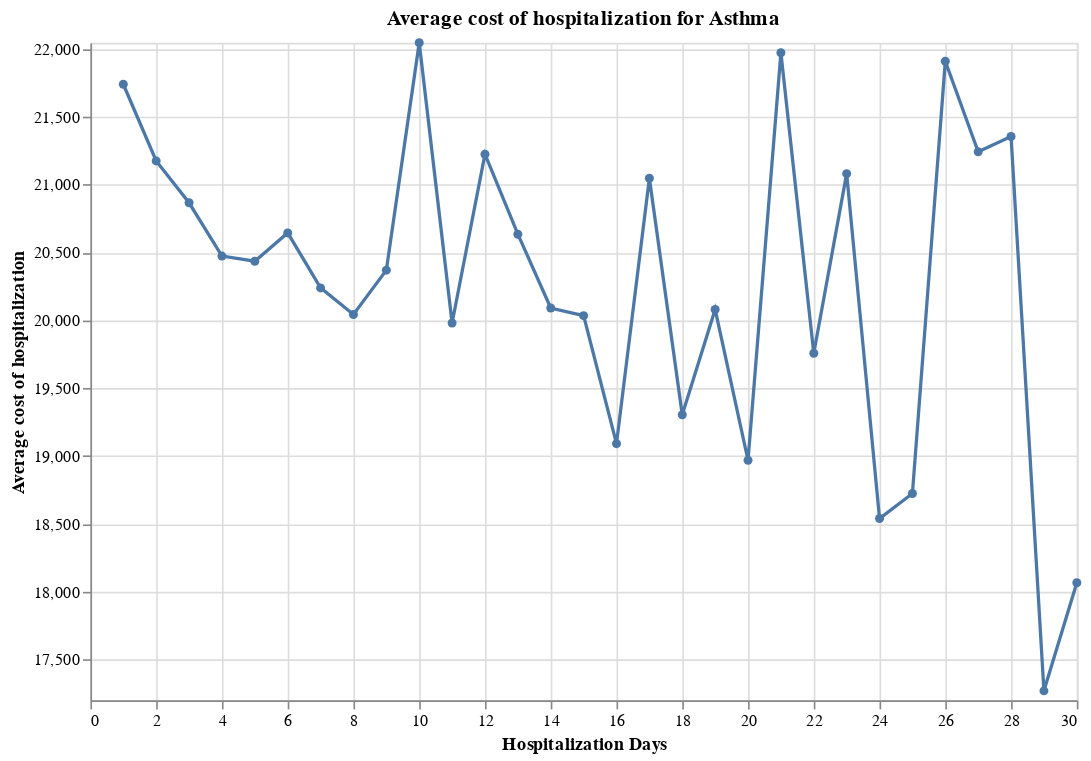

The notebook cell saved with this chart:
### Code cell
#Calcular el gasto promedio por estancia hospitalaria

total_billing_amount = int(df_asthma['Billing Amount'].sum())

# Calculamos el promedio de los valores en la columna "Billing Insurance" para los registros con "Asthma"
average_billing_amount = int(df_asthma['Billing Amount'].mean())

#Calculamos el tiempo de estancia promedio de un paciente con Asma

average_hospitalization_days_asthma = df_asthma['Hospitalization Days'].mean()

# Crea la gráfica lineal con Altair

# Agrupa por número de días de hospitalización y calcula el costo promedio
average_cost_by_days_asthma = df_asthma.groupby('Hospitalization Days')['Billing Amount'].mean().reset_index()

# Definir el valor mínimo de costo para mostrar en la gráfica, por ejemplo, $500
min_cost = 17200

# Filtrar los datos para asegurarse de incluir solo los valores a partir de la cifra deseada
filtered_data = average_cost_by_days_asthma[average_cost_by_days_asthma['Billing Amount'] >= min_cost]

# Crear la gráfica lineal con Altair con un eje Y que comienza desde el costo mínimo especificado
chart = alt.Chart(filtered_data).mark_line(point=True).encode(
    x=alt.X('Hospitalization Days', title='Hospitalization Days'),
    y=alt.Y('Billing Amount', title='Average cost of hospitalization', scale=alt.Scale(domain=(min_cost, filtered_data['Billing Amount'].max()))),
    tooltip=['Hospitalization Days', 'Billing Amount']
).properties(
    title=f'Average cost of hospitalization for Asthma',
    width=600,
    height=400
)

print(f'Average days of hospitalization for patients with Asthma: {average_hospitalization_days_asthma:.2f} days')
print(f'Average cost of hospitalization for asthma: {average_billing_amount}')

chart

### Figure 1 — Vega-Lite specification as saved in the notebook (floating-point values rounded to 4 significant figures)
{"config": {"view": {"continuousWidth": 400, "continuousHeight": 300}}, "data": {"name": "data-6a4de0a9f9e1fc8392372665e3e7d097"}, "mark": {"type": "line", "point": true}, "encoding": {"tooltip": [{"field": "Hospitalization Days", "type": "quantitative"}, {"field": "Billing Amount", "type": "quantitative"}], "x": {"field": "Hospitalization Days", "title": "Hospitalization Days", "type": "quantitative"}, "y": {"field": "Billing Amount", "scale": {"domain": [17200, 22050.0]}, "title": "Average cost of hospitalization", "type": "quantitative"}}, "height": 400, "title": "Average cost of hospitalization for Asthma", "width": 600, "$schema": "https://vega.github.io/schema/vega-lite/v4.17.0.json", "datasets": {"data-6a4de0a9f9e1fc8392372665e3e7d097": [{"Hospitalization Days": 1, "Billing Amount": 21740.0}, {"Hospitalization Days": 2, "Billing Amount": 21170.0}, {"Hospitalization Days": 3, "Billing Amount": 20870.0}, {"Hospitalization Days": 4, "Billing Amount": 20470.0}, {"Hospitalization Days": 5, "Billing Amount": 20440.0}, {"Hospitalization Days": 6, "Billing Amount": 20640.0}, {"Hospitalization Days": 7, "Billing Amount": 20240.0}, {"Hospitalization Days": 8, "Billing Amount": 20040.0}, {"Hospitalization Days": 9, "Billing Amount": 20370.0}, {"Hospitalization Days": 10, "Billing Amount": 22050.0}, {"Hospitalization Days": 11, "Billing Amount": 19980.0}, {"Hospitalization Days": 12, "Billing Amount": 21220.0}, {"Hospitalization Days": 13, "Billing Amount": 20630.0}, {"Hospitalization Days": 14, "Billing Amount": 20090.0}, {"Hospitalization Days": 15, "Billing Amount": 20030.0}, {"Hospitalization Days": 16, "Billing Amount": 19090.0}, {"Hospitalization Days": 17, "Billing Amount": 21050.0}, {"Hospitalization Days": 18, "Billing Amount": 19300.0}, {"Hospitalization Days": 19, "Billing Amount": 20080.0}, {"Hospitalization Days": 20, "Billing Amount": 18970.0}, {"Hospitalization Days": 21, "Billing Amount": 21970.0}, {"Hospitalization Days": 22, "Billing Amount": 19760.0}, {"Hospitalization Days": 23, "Billing Amount": 21080.0}, {"Hospitalization Days": 24, "Billing Amount": 18540.0}, {"Hospitalization Days": 25, "Billing Amount": 18720.0}, {"Hospitalization Days": 26, "Billing Amount": 21910.0}, {"Hospitalization Days": 27, "Billing Amount": 21240.0}, {"Hospitalization Days": 28, "Billing Amount": 21360.0}, {"Hospitalization Days": 29, "Billing Amount": 17270.0}, {"Hospitalization Days": 30, "Billing Amount": 18070.0}]}}
